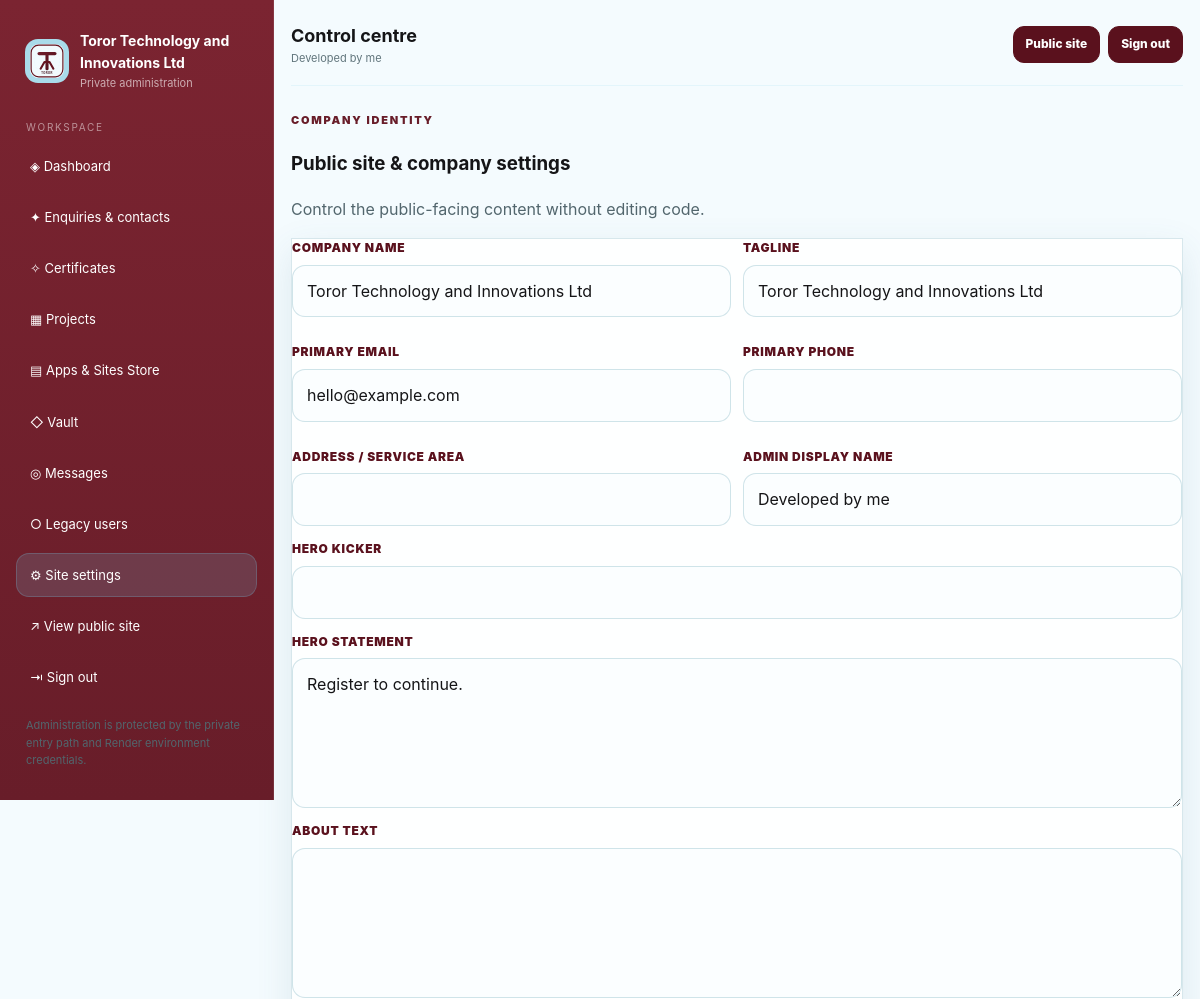
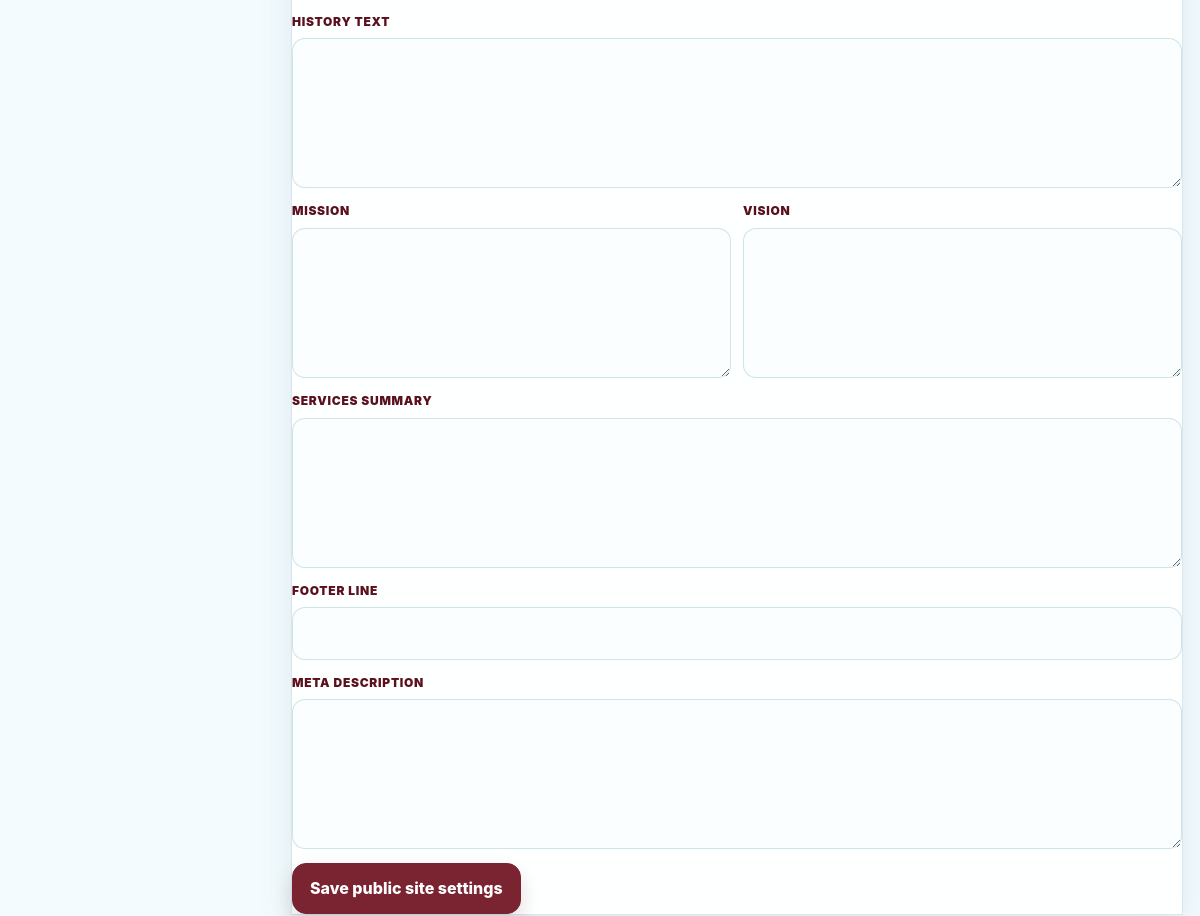
The app's page /admin/settings (signed in, upper part), older data (2 pictures, top to bottom).
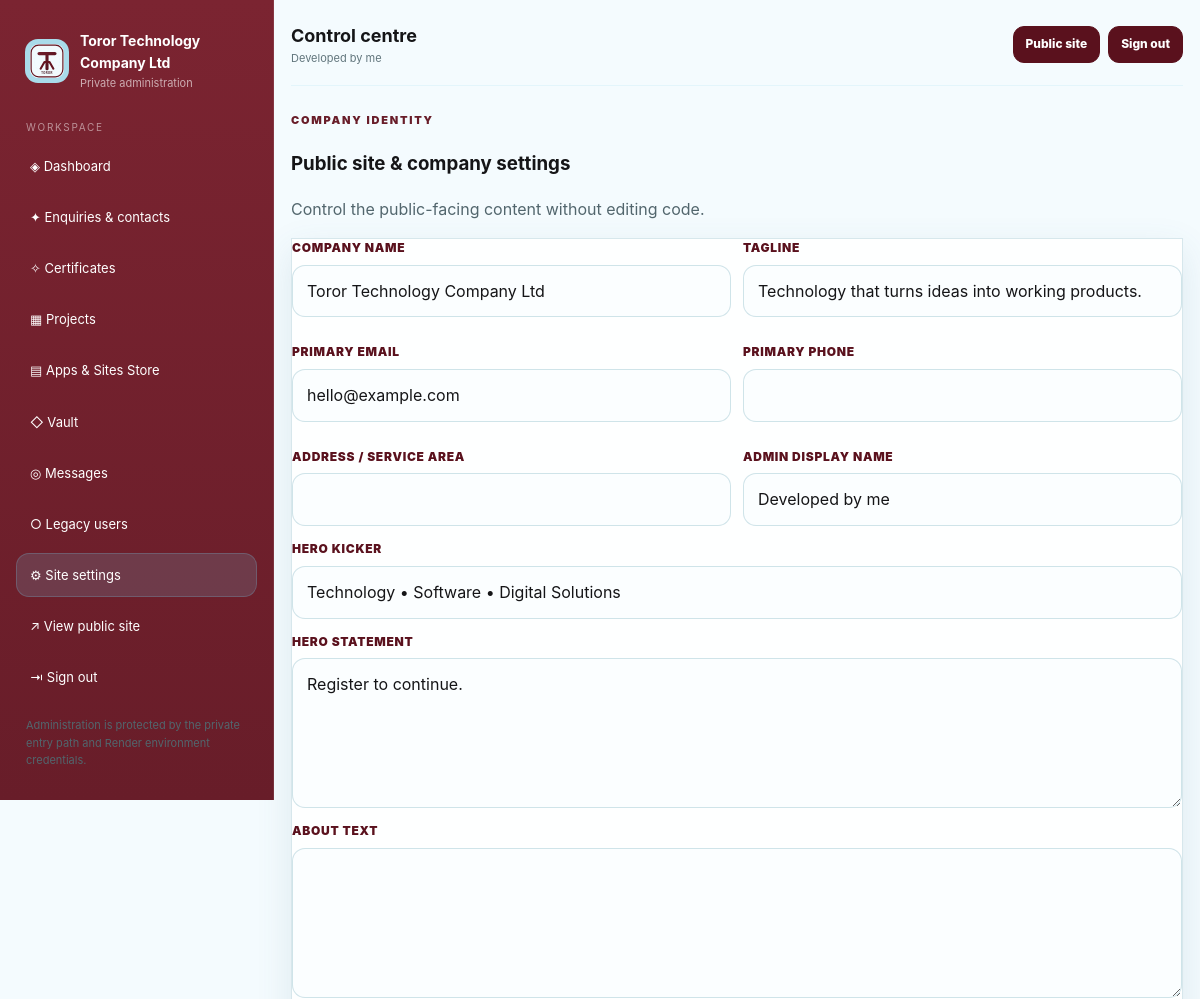
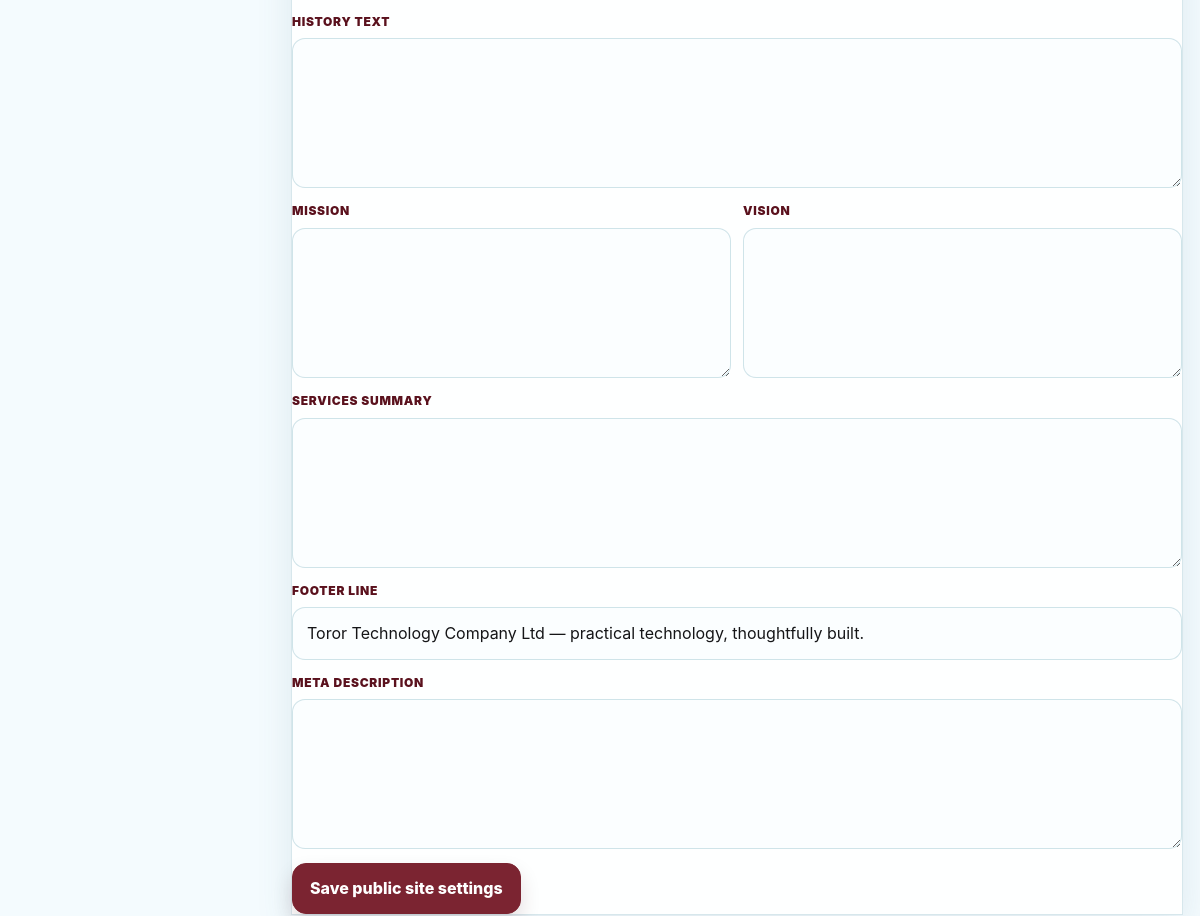
The same page, newer data (2 pictures, top to bottom).
### tables this page shows
CREATE TABLE settings (
        key TEXT PRIMARY KEY,
        value TEXT NOT NULL
    );

### app.py (the view, shortened to what this page needs)
@app.route('/admin/settings', methods=['GET', 'POST'])
@admin_required
def admin_settings():
    return render_template('admin_settings.html')

### app.py (called while the page is built, shortened)
def get_db():
    if 'db' not in g:
        conn = sqlite3.connect(DB_PATH)
        conn.row_factory = sqlite3.Row
        g.db = conn
    return g.db

def _env_value(name, *fallbacks):
    for key in (name, *fallbacks):
        value = os.environ.get(key)
        if value is None:
            continue
        value = value.strip()
        if len(value) >= 2 and value[0] == value[-1] and value[0] in {"'", '"'}:
            value = value[1:-1]
        if value:
            return value
    return ''

def get_admin_name():
    return _env_value('ADMIN_NAME', 'ADMIN_USERNAME', 'ADMIN_USER')

def query_one(sql, args=()):
    return get_db().execute(sql, args).fetchone()

def get_setting(key, default=''):
    row = query_one('SELECT value FROM settings WHERE key=?', (key,))
    return row['value'] if row else default

def is_admin():
    return session.get('admin_logged_in') is True

def user_display_name():
    if is_admin():
        return get_setting('developer_name', 'Team') or 'Team'

def admin_required(fn):
    @wraps(fn)
    def wrapper(*args, **kwargs):
        if not is_admin():
            return redirect(url_for('admin_entry'))
        return fn(*args, **kwargs)
    return wrapper

### templates/admin_settings.html (shortened to what this page needs)
{% extends 'base.html' %}
{% set title = 'Site settings | ' ~ site_name %}
{% block content %}
<section class="section"><div class="section-head"><div><span class="section-kicker">Company identity</span><h3>Public site & company settings</h3><p class="muted">Control the public-facing content without editing code.</p></div></div>
<form class="card form-card" method="post"><div class="form-grid"><div class="field"><label>Company name</label><input name="site_name" value="{{ site_name }}" required></div><div class="field"><label>Tagline</label><input name="tagline" value="{{ tagline }}"></div><div class="field"><label>Primary email</label><input type="email" name="primary_email" value="{{ primary_email }}"></div><div class="field"><label>Primary phone</label><input name="primary_phone" value="{{ primary_phone }}"></div><div class="field"><label>Address / service area</label><input name="address_text" value="{{ address_text }}"></div><div class="field"><label>Admin display name</label><input name="developer_name" value="{{ developer_name }}"></div></div><div class="field"><label>Hero kicker</label><input name="hero_kicker" value="{{ hero_kicker }}"></div><div class="field"><label>Hero statement</label><textarea name="hero_text">{{ hero_text }}</textarea></div><div class="field"><label>About text</label><textarea name="about_text">{{ about_text }}</textarea></div><div class="field"><label>History text</label><textarea name="history_text">{{ history_text }}</textarea></div><div class="form-grid"><div class="field"><label>Mission</label><textarea name="mission_text">{{ mission_text }}</textarea></div><div class="field"><label>Vision</label><textarea name="vision_text">{{ vision_text }}</textarea></div></div><div class="field"><label>Services summary</label><textarea name="service_text">{{ service_text }}</textarea></div><div class="field"><label>Footer line</label><input name="footer_text" value="{{ footer_text }}"></div><div class="field"><label>Meta description</label><textarea name="meta_description">{{ meta_description }}</textarea></div><button class="btn primary" type="submit">Save public site settings</button></form></section>
{% endblock %}

### templates/base.html (shortened to what this page needs)
<!doctype html>
<html lang="en">
<head>
  <link rel="stylesheet" href="/static/css/style.css?v=9">
</head>
<body class="{% if is_admin() and request.path.startswith('/admin') %}admin-mode{% else %}public-mode{% endif %}">
{% if is_admin() and request.path.startswith('/admin') %}
  <div class="admin-shell">
    <aside class="sidebar admin-sidebar" id="admin-sidebar">
      <a class="brand admin-brand" href="/admin/dashboard"><img src="{{ logo_path }}" alt="{{ site_name }} logo"><div><strong>{{ site_name }}</strong><span>Private administration</span></div></a>
      <div class="sidebar-label">Workspace</div>
      <nav class="nav admin-nav" aria-label="Admin navigation">
        <a href="/admin/dashboard" class="{{ 'active' if request.path == '/admin/dashboard' else '' }}">◈ Dashboard</a>
        <a href="/admin/contacts" class="{{ 'active' if '/admin/contacts' in request.path else '' }}">✦ Enquiries & contacts</a>
        <a href="/admin/certificates" class="{{ 'active' if '/admin/certificates' in request.path else '' }}">✧ Certificates</a>
        <a href="/admin/projects" class="{{ 'active' if '/admin/projects' in request.path else '' }}">▦ Projects</a>
        <a href="/admin/store" class="{{ 'active' if '/admin/store' in request.path else '' }}">▤ Apps & Sites Store</a>
        <a href="/admin/vault" class="{{ 'active' if '/admin/vault' in request.path else '' }}">◇ Vault</a>
        <a href="/admin/chat" class="{{ 'active' if '/admin/chat' in request.path else '' }}">◎ Messages</a>
        <a href="/admin/users" class="{{ 'active' if '/admin/users' in request.path else '' }}">○ Legacy users</a>
        <a href="/admin/settings" class="{{ 'active' if request.path == '/admin/settings' else '' }}">⚙ Site settings</a>
        <a href="/" target="_blank" rel="noreferrer">↗ View public site</a>
        <a href="/admin/logout">⇥ Sign out</a>
      </nav>
      <p class="footer-note">Administration is protected by the private entry path and Render environment credentials.</p>
    </aside>
    <main class="admin-main">
      <div class="container admin-container">
        <div class="admin-topbar"><div><strong>Control centre</strong><span>{{ admin_name if admin_name else developer_name }}</span></div><div class="admin-top-actions"><a class="btn small" href="/" target="_blank">Public site</a><a class="btn small" href="/admin/logout">Sign out</a></div></div>
{% endif %}
    {% block content %}{% endblock %}
{% if is_admin() and request.path.startswith('/admin') %}
      </div>
    </main>
  </div>
{% endif %}
</body>
</html>

Row changes from the older to the newer data that the page shows:
changed settings: value "Toror Technology and Innovations Ltd" → "Toror Technology Company Ltd"; site_name "Toror Technology and Innovations Ltd" → "Toror Technology Company Ltd"
changed settings: tagline "Toror Technology and Innovations Ltd" → "Technology that turns ideas into working products."
added settings: hero_kicker "Technology • Software • Digital Solutions"
added settings: footer_text "Toror Technology Company Ltd — practical technology, thoughtfully built."
